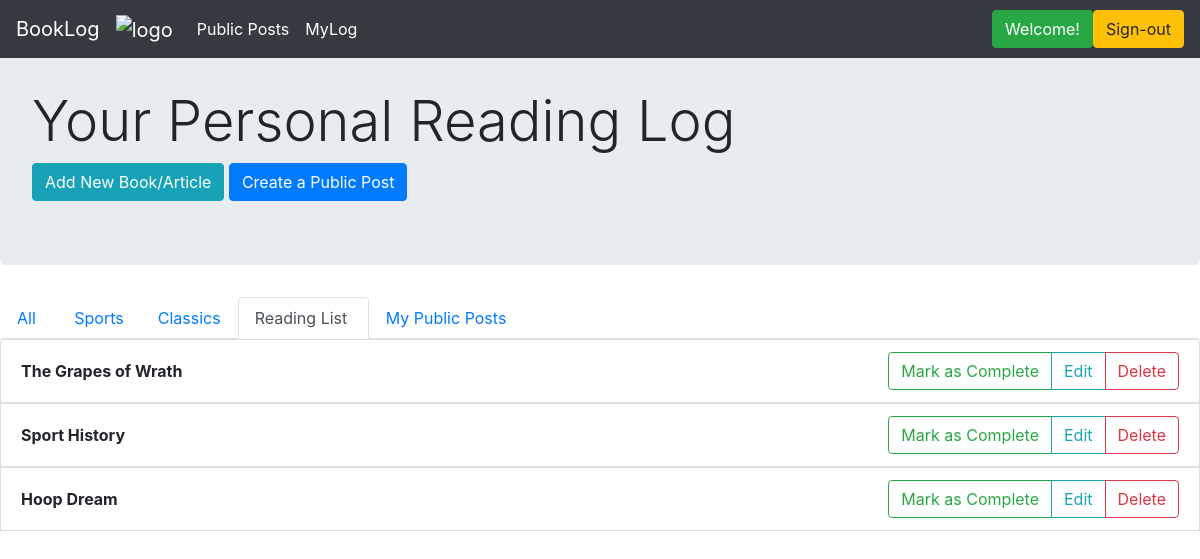
Before: /readinglist (signed in) with the older database file.
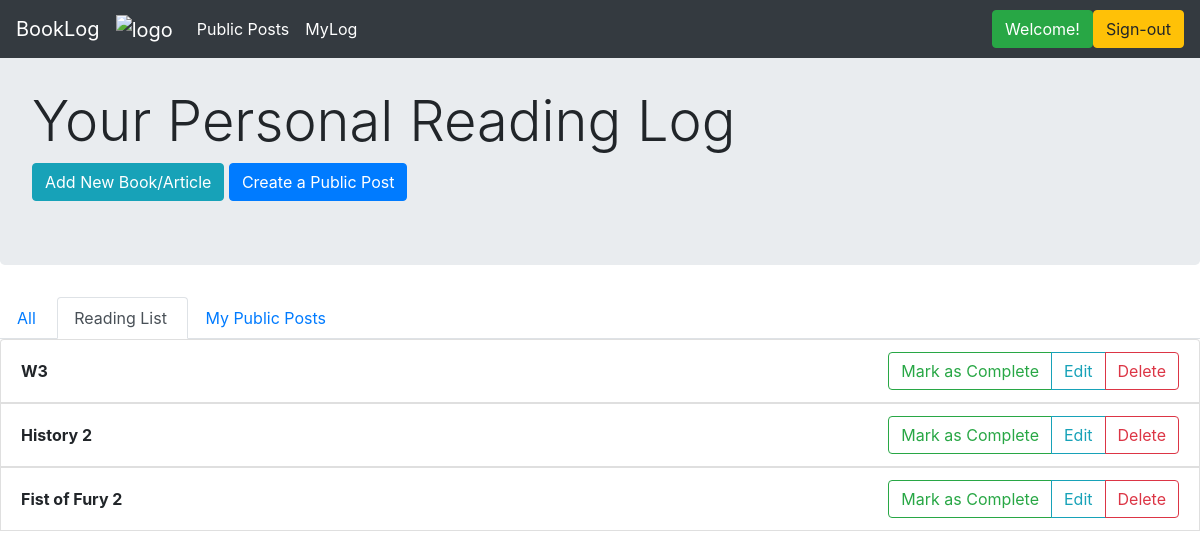
After: the same page with the newer database file.
### application/models.py (models this page shows)
class Category(db.Model):
    __tablename__ = 'categories'
    id = db.Column(db.Integer, primary_key=True)
    name = db.Column(db.String(150), index=True, nullable=False, unique=False)
    user_id = db.Column(db.Integer, ForeignKey('users.id'), nullable=False, index=False)
    user = relationship("User", backref="categories", foreign_keys=[user_id])

class Book(db.Model):
    __tablename__ = 'books_and_other_readings'
    id = db.Column(db.Integer, primary_key=True)
    title = db.Column(db.String(80), index=True, unique=False, nullable=False)
    author = db.Column(db.String(80), index=False, unique=False, nullable=True)
    date_started = db.Column(db.DateTime, index=False, unique=False, nullable=False)
    description = db.Column(db.Text, index=False, unique=False, nullable=True)
    complete = db.Column(db.Boolean, index=False, unique=False, nullable=True)
    user_id = db.Column(db.Integer, ForeignKey('users.id'), nullable=False, index=True)
    user = relationship("User", backref = "books", foreign_keys=[user_id])
    cat_id = db.Column(db.Integer, ForeignKey('categories.id'), nullable=True, index=True)
    category = relationship("Category", backref="books", foreign_keys=[cat_id])

### application/routes.py (the view)
@main_bp.route("/readinglist", methods=['GET'])
@login_required
def reading_list():
    user = User.query.filter_by(id=session.get("user_id")).first()
    books = user.books
    book_titles = []
    for b in reversed(books):
        book_titles.append(b.title)
    return render_template("readinglist.html", books = books, titles = book_titles, cats=user.categories)

### application/auth.py (called while the page is built)
@auth_bp.before_app_request
def load_logged_in_user():
    user_id = session.get('user_id')
    if user_id is None:
        g.user = None
    else:
        g.user = User.query.filter_by(id=user_id).first()

def login_required(view):
    @functools.wraps(view)
    def wrapped_view(**kwargs):
        if g.user is None:
            return redirect(url_for('auth_bp.login'))
        return view(**kwargs)
    return wrapped_view

### application/routes.py (called while the page is built)
@main_bp.before_app_request
def load_logged_in_user():
    user_id = session.get('user_id')
    if user_id is None:
        g.user = None
    else:
        g.user = User.query.filter_by(id=user_id).first()

### application/templates/readinglist.html (shortened to what this page needs)
{% extends 'layout.html' %}
{% block content %}
<div class="jumbotron">
    <br>
    <h1 class="display-4">Your Personal Reading Log</h1>
    <a href="{{url_for('main_bp.create_new')}}" class="btn btn-info" role="button">Add New Book/Article</a>
    <a href="{{url_for('main_bp.create_public_post')}}" class="btn btn-primary" role="button">Create a Public Post</a>
</div>
<ul class="nav nav-tabs">
  <li class="nav-item"> <a class="nav-link" href="{{url_for('main_bp.myLog')}}">All&nbsp;</a> </li>
  {% for cat in cats %}
       <li class="nav-item"> <a class="nav-link" href="{{url_for('main_bp.myLogCat', cat_id=cat.id)}}">{{cat.name}}</a> </li>
  {% endfor %}
  <li class="nav-item"> <a class="nav-link active" href="#">Reading List&nbsp;</a></li>
  <li class="nav-item"> <a class="nav-link" href="{{ url_for('main_bp.my_public_posts')}}">My Public Posts&nbsp;&nbsp;</a></li>
  <div class="btn-toolbar" role="toolbar">
  </div>
</ul>
<ul class="list-group">
{% for book in books|reverse %}
  <li class="list-group-item d-flex justify-content-between align-items-center">
    <b>{{titles[loop.index-1]}}</b>
    {% if book.complete %}
    <div class="btn-group" role="group" aria-label="Basic example">
       <a href="#" class="btn btn-success" role="button">Finished!</a>
       <a href="{{url_for('main_bp.delete', book_id=book.id)}}" class="btn btn-danger" role="button">Delete</a>
    </div>
    {% else %}
    <div class="btn-group" role="group" aria-label="Basic example">
      <a href="{{ url_for('main_bp.mark_done', book_id=book.id) }}" class="btn btn-outline-success" role="button">Mark as Complete</a>
      <button class="btn btn-outline-info" type="button" data-toggle="collapse" area-expanded="false" data-target={{"#log" + loop.index|string}}>Edit</button>
      <a href="{{ url_for('main_bp.delete', book_id=book.id) }}" class="btn btn-outline-danger" role="button">Delete</a>
    </div>
    {% endif %}
  </li>
{% endfor %}
</ul>
{% endblock %}

Changed rows visible on the page:
removed Category: name "Sports"
removed Category: name "Classics"
removed Book: title "Hoop Dream"
changed Book (number 1 of 3 on the later page): title "The Grapes of Wrath" → "W3"
changed Book: title "Sport History" → "History 2"
added Book: title "Fist of Fury 2"
